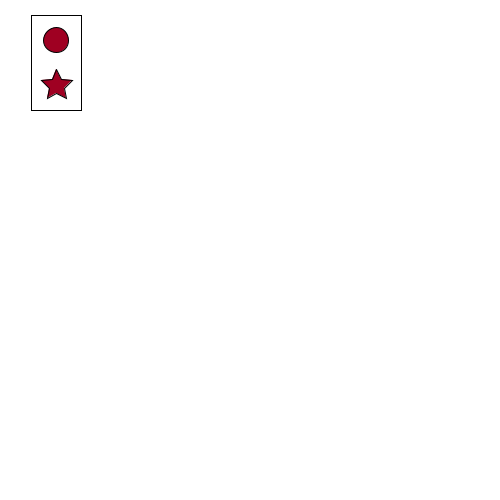
Frame 1 (no input)
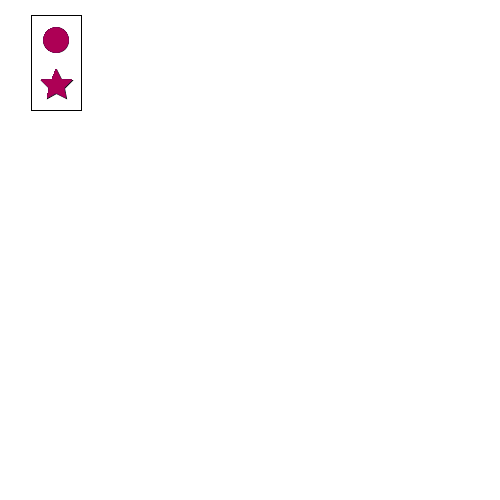
Frame 60 (the mouse pressed at the canvas centre just before this capture)
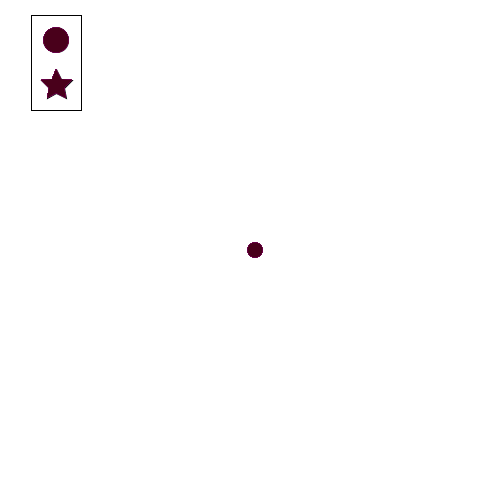
Frame 120 (the mouse held since frame 60 and released just before this capture)

The Processing sketch that drew these frames (run headless with seeded random() and noise(); from frame 60 on, the mouse is pressed at the canvas centre):

// Processing sketch: processing_76096
// ── processing_76096.pde

float angle = 0;
int distance = 5;
int number_of_elements = 3;
float increment_value = TWO_PI / number_of_elements;
int circ_size = 15;
float start_angle = 0;
float rotate_speed = .8;
void setup() {
  size(500, 500);
  background(255);
}

void draw() {


  
    noFill();
  rect(31,15,50,95);
  fill( random(247), random(0), random(134));
  ellipse(56,40,25,25);
  beginShape();//begin drawing the shape -- It's a big star
     vertex(56,69);
     vertex(61,79);
     vertex(72,80);
     vertex(64,88);
     vertex(66,98);
     vertex(56,93);
     vertex(47,98);
     vertex(49,88);
     vertex(41,80);
     vertex(52,79);
     vertex(56,69);
     endShape();
       noStroke();
       if(mousePressed) {
    line(mouseX, mouseY, pmouseX, pmouseY);

  ellipse(mouseX + cos(angle) * distance, mouseY + sin(angle) * distance, circ_size, circ_size);


 
  }
}
